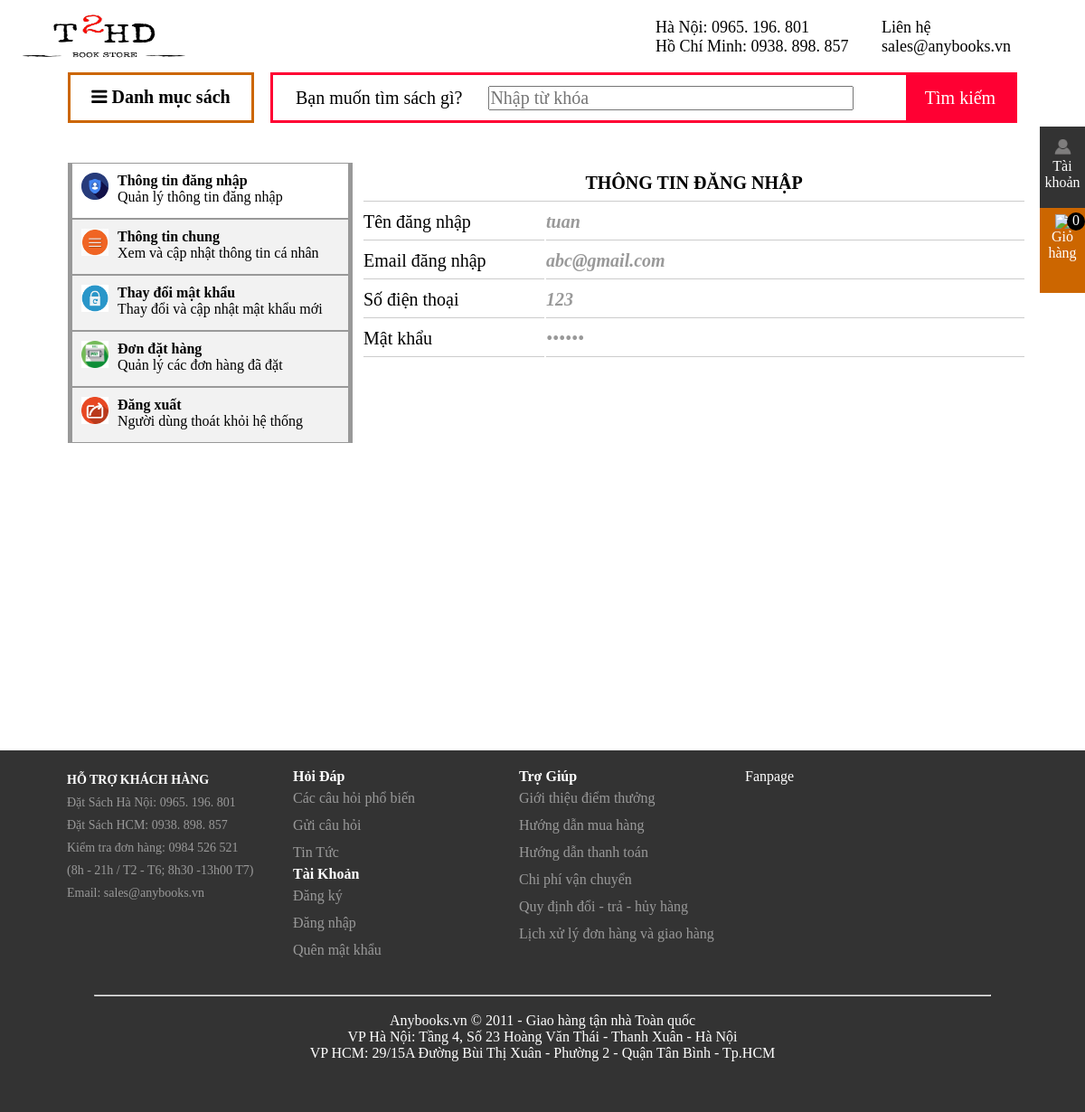
Page /index.php?id=login (signed in) on the committed database.
### tables this page shows
CREATE TABLE `account` (
  `email` varchar(200) NOT NULL,
  `pass` varchar(1000) NOT NULL,
  `name` varchar(200) NOT NULL COMMENT 'họ tên',
  `sex` varchar(100) NOT NULL COMMENT ' giới tính',
  `tel` int(11) NOT NULL COMMENT 'sdt',
  `idcity` int(200) NOT NULL COMMENT 'id tỉnh thành',
  `district` varchar(200) NOT NULL COMMENT 'quận huyện',
  `address` varchar(1000) NOT NULL COMMENT 'địa chỉ',
  `checkDelete` int(11) NOT NULL DEFAULT '0' COMMENT 'xóa thì thành 1'
);

### info_login.php (the view, shortened to what this page needs)
<!DOCTYPE html PUBLIC "-//W3C//DTD XHTML 1.0 Transitional//EN" "http://www.w3.org/TR/xhtml1/DTD/xhtml1-transitional.dtd">
<html xmlns="http://www.w3.org/1999/xhtml">
<head>
    <link rel="stylesheet" type="text/css" href="css/info_login.css"/>
</head>
<body>
<?php
    if(isset($_SESSION['email']))
    {
        $email= $_SESSION['email'];
        $sql1="SELECT * FROM account WHERE email = '$email'";
        $kq1=mysql_query($sql1);
        while ($d1=mysql_fetch_array($kq1))
        {
            ?>
            <div id="info_login_show">
                <table>
                    <tr id="title"><td colspan="2"><b>THÔNG TIN ĐĂNG NHẬP</b></td></tr>
                    <tr>
                        <td id="label">Tên đăng nhập</td>
                        <td id="values"><b><?php echo $d1['name']; ?></b></td>
                    </tr>
                    <tr>
                        <td id="label">Email đăng nhập</td>
                        <td id="values"><b><?php echo $d1['email']; ?></b></td>
                    </tr>
                    <tr>
                        <td id="label">Số điện thoại</td>
                        <td id="values"><b><?php echo $d1['tel']; ?></b></td>
                    </tr>
                    <tr>
                        <td id="label">Mật khẩu</td>
                        <td id="values"><label><?php echo $d1['pass']?></label></td>
                    </tr>
                </table>
            </div>
            <?php
        }
    }
?>
</body>
</html>

### css/index.css (style rules this page uses)
* { margin:0; padding:0; font-family: "Times New Roman"; }

### css/head.css (style rules this page uses)
* { margin:0; padding:0; }

### css/login.css (style rules this page uses)
#title { font-size: 25px; margin-left: 15px; border-bottom: 1px solid #CCCCCC; margin-right: 15px; line-height: 40px; text-align: center; }

### css/info_login.css (style rules this page uses)
#info_login_show { width: 100%; padding-left: 10px; height: 500px; }
#info_login_show table { width: 100%; line-height: 40px; }
#info_login_show td { border-bottom: 1px solid #CCCCCC; font-size: 20px; }
#label { width: 200px; }
#values { color: #999999; font-style: oblique; }
#values label { -webkit-text-security: disc; color: #999999; }

### css/foot.css (style rules this page uses)
* { margin:0; padding:0; }

### rows in the picture
account: name "tuan", email "abc@gmail.com", tel "123", pass "123456"

### other values in the picture
$r "0"
